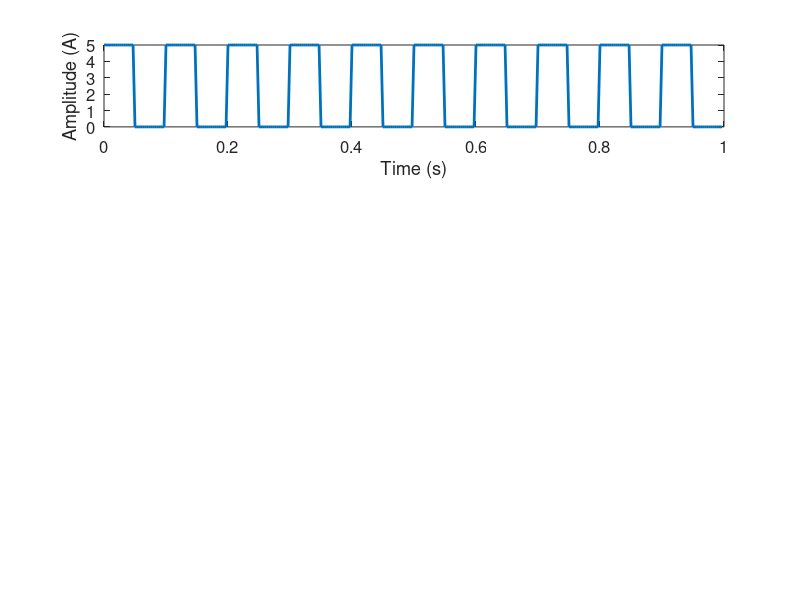

This figure's MATLAB source: (Note: this script raises an error after producing the figure.)
clear;clc;clf;

N = 64;     % Sample number
K = 320;     % Sample frequency
f = [10, 20];      % Signal frequency
% n = linspace(0,N-1,N);
x = zeros(2,N);     % voltage of square wave
numCycles = zeros(1,2);

%% Square wave
for i = 1: numel(f)
    x(i,1: K/f(i)) = 1 * [ones(1, K/(2*f(i)))*5, zeros(1, K/(2*f(i)))];    %紀錄一次完整波動要花 K/f1 個取樣數
    numCycles(i) = N*f(i)/K ;     %取樣 N*f/K 次
    
    if(numCycles(i) >1)
        x(i,:) = repmat(x(i, 1: K/f(i)), [1, numCycles(i)]);
    end
        
    subplot(4,1,(i));
    plot(1/K*(0:numel(x(i,:))*5-1),repmat(x(i,:), [1, 5]), "LineWidth", 2);
    xlabel("Time (s)");
    ylabel("Amplitude (A)");
    set(gca, "FontSize", 12);
    title("Signal Frequency "+ i + ":" + f(i) + " Hz");
        
    % x2 = 1 * [ones(1, K/(2*f2))*5, zeros(1, K/(2*f2))];    %紀錄一次完整波動要花 K/f2 個取樣數
    % numCycles2 = N*f2/K ;     %取樣 N*f/K 次
    % 
    % if(numCycles2 >1)
    %     x2 = repmat(x2, [1, numCycles2]);
    % end
    % 
    % subplot(4,1,2);
    % plot(1/K*(0:numel(x2)*5-1),repmat(x2, [1, 5]), "LineWidth", 2);
    % xlabel("Time (s)");
    % ylabel("Amplitude (A)");
    % set(gca, "FontSize", 12);
    % title("Signal Frequency 2: "+ f2 + " Hz");
end
%% square wave composition
sq = x(1,:) + x(2,:);
% sq = [zeros(1, N)];
% for i = 1: N
%     if x(1,i) || x(2,i) == 5
%         sq(i) = 5;
%     else
%         sq(i) = 0;
%     end
% end
subplot(4,1,3);
plot(1/K*(0:numel(sq)*5-1),repmat(sq, [1, 5]), "LineWidth", 2);
xlabel("Time (s)");
ylabel("Amplitude (A)");
set(gca, "FontSize", 12);
title("square wave composition");
%% Discrete Fourier Transform(DFT)
subplot(4,1,4);

fk = zeros(1,N/2);

for k = 1:length(fk)
    bin = K/N*(k-1);        % Frequency of bin, Resoultion = K/N
    val = 0;
    for n = 1:N
        val = val + sq(n) * exp(-2i*pi*(k-1)/N*(n-1));
    end
    
    if (k-1) == 0
        fk(k) = abs(val)/N;

    else
        fk(k) = 2*abs(val)/N;      % A = (pi/4)* (2* abs(val)/ N)
    end
    
    scatter(bin,fk(k),'MarkerEdgeColor','#0072BD', "LineWidth", 2);
    line([bin bin],[0 fk(k)], "LineWidth", 2);
    hold on;
end

xticks(0:10:K/2);
xlabel("Frequency (Hz)");
ylabel("Amplitude (A)");
title("Fourier transform");

% sgtitle(["Signal Frequency 1: "+ f1 + " Hz" ,"Signal Frequency 2: "+ f2 + " Hz" ,"K = "+ K + " Hz, N = "+ N + " Point, Resolution = " + K/N + " Hz"]);
set(gca, "FontSize", 12);